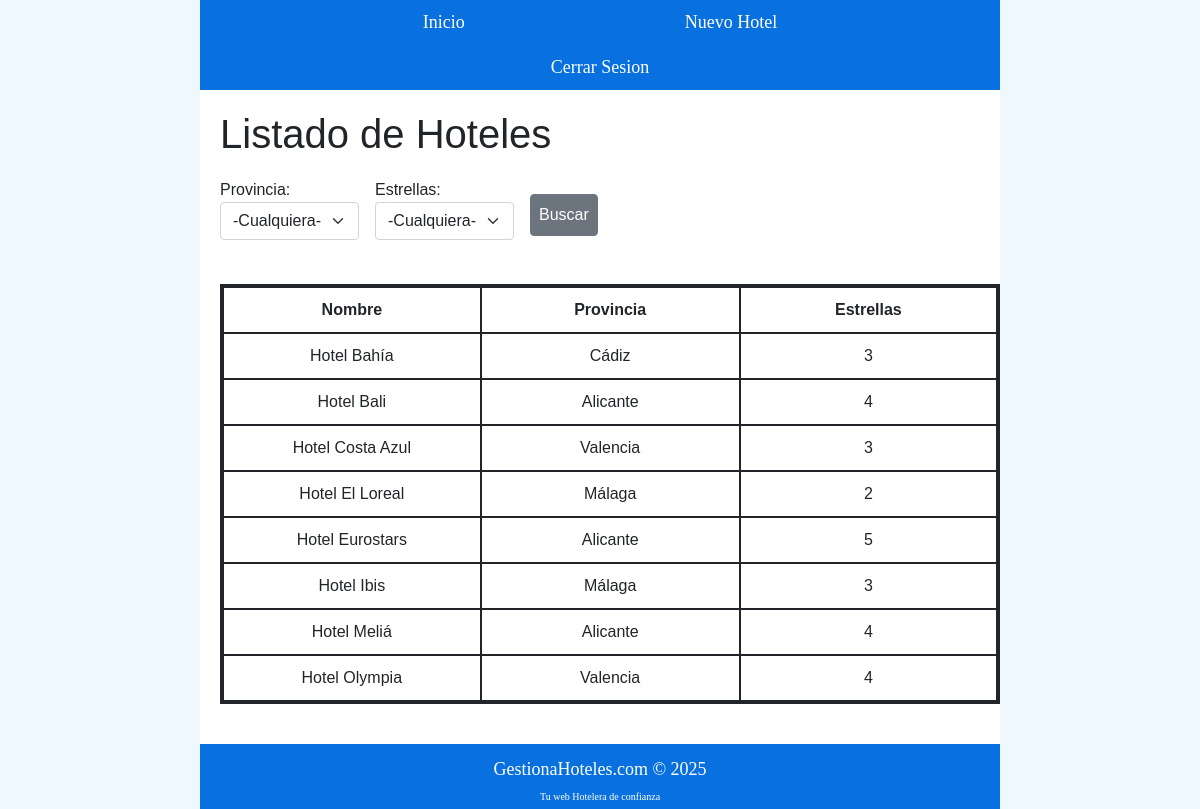
/index.php (signed in), run on the app's committed database.
### tables this page shows
CREATE TABLE `hoteles` (
  `id` int(11) NOT NULL,
  `nombre` varchar(100) NOT NULL,
  `provincia` varchar(50) NOT NULL,
  `estrellas` int(11) NOT NULL
);

### index.php (the view, shortened to what this page needs)
<?php
include "cabecera.inc.php";
?>
    <header>
        <h1>Listado de Hoteles</h1>
    </header>
    <main>
        <form action="<?php echo $_SERVER['PHP_SELF']; ?>" method="request">
            <div class="row row-cols-auto gx-3">
                <div class="col">
                    <label>Provincia:
                        <select class="form-select" aria-label="Provincia" name="provincia">
                            <option value="" selected>-Cualquiera-</option>
                        </select>
                    </label>
                </div>
                <div class="col">
                    <label>Estrellas:
                        <select class="form-select" aria-label="Estrellas" name="estrellas">
                            <option value="" selected>-Cualquiera-</option>
                        </select>
                    </label>
                </div>
                <div class="col-1 pt-2 d-grid col">
                    <input class="p-2 my-2 btn btn-secondary" type="submit" value="Buscar">
                </div>
            </div>
        </form>
        <?php
            function conexion() {
                $host="localhost";
                $nombreBD="hoteles";
                $usuario="root";
                $password="";
                $pdo= new PDO("mysql:host=$host;dbname=$nombreBD;charset=utf8",$usuario,$password);
                return $pdo;
            }
            $pdo=conexion();
            $provincia=$_REQUEST['provincia'] ?? '';
            $estrellas=$_REQUEST['estrellas'] ?? '';
            if ($provincia !== '' && $estrellas !== '')  {
                $consulta=$pdo->prepare("SELECT * FROM hoteles WHERE provincia = :provincia AND estrellas >= :estrellas ORDER BY nombre");
                $consulta->bindParam('provincia', $provincia);
                $consulta->bindParam('estrellas', $estrellas);
            } elseif ($provincia !== '') {
                $consulta=$pdo->prepare("SELECT * FROM hoteles WHERE provincia = :provincia ORDER BY nombre");
                $consulta->bindParam('provincia', $provincia);
            } elseif ($estrellas !== '') {
                $consulta=$pdo->prepare("SELECT * FROM hoteles WHERE estrellas >= :estrellas ORDER BY nombre");
                $consulta->bindParam('estrellas', $estrellas);
            } else {
                $consulta=$pdo->prepare("SELECT * FROM hoteles ORDER BY nombre");
            }
            $consulta->execute();
            $hoteles=$consulta->fetchall(PDO::FETCH_ASSOC);
                if(count($hoteles)> 0) {
                    echo "<table>";
                    echo "<tr>";
                    echo "<th>Nombre</th>";
                    echo "<th>Provincia</th>";
                    echo "<th>Estrellas</th>";
                    echo "</tr>";
                    foreach($hoteles as $hotel) {
                        echo "<tr>";
                        echo "<td>" . htmlspecialchars($hotel['nombre']) ."</td>";
                        echo "<td>" . htmlspecialchars($hotel['provincia']) ."</td>";
                        echo "<td>" . htmlspecialchars($hotel['estrellas']) ."</td>";
                        echo "</tr>";
                    }
                    echo "</table>";
                } else {
                    echo "<br><p>--No se han encontrado Hoteles--</p>";
                }
        ?>
    </main>
<?php
include "footer.inc.php";
?>

### cabecera.inc.php (shortened to what this page needs)
<!DOCTYPE html>
<html lang="es">
    <head>
        <link href="https://cdn.jsdelivr.net/npm/bootstrap@5.1.3/dist/css/bootstrap.min.css" rel="stylesheet">
        <link rel="stylesheet" href="./css/estilos.css">
    </head>
    <body>
        <nav>
            <ul>
                <li><a href="index.php">Inicio</a></li>
                <li><a href="nuevo_hotel.php">Nuevo Hotel</a></li>
                <li><a href="logout.php">Cerrar Sesion</a></li>
            </ul>
        </nav>

### footer.inc.php
        <footer>
            <h3>GestionaHoteles.com &copy; <?php echo date("Y"); ?></h3>
            <p>Tu web Hotelera de confianza</p>
        </footer>
    </body>
</html>

### css/estilos.css (style rules this page uses)
html, body { height: 100%; margin: 0; }
body { display: flex; flex-direction: column; background-color: aliceblue; }
nav ul { list-style-type:none; background-color:rgb(8, 112, 223); text-align: center; margin: 0; padding: 0; margin-left:200px; margin-right:200px; }
nav li { display:inline; }
nav a { display:inline-block; font-family: Georgia, 'Times New Roman', Times, serif; font-size:large; text-decoration:none; color:white; padding:0.5em 3em; margin:0 3em; }
header { font-family: 'Franklin Gothic Medium', 'Arial Narrow', Arial, sans-serif; background-color: white; margin-left:200px; margin-right:200px; }
header h1 { margin-top:20px; margin-bottom:20px; margin-left:20px; }
main { font-family: 'Lucida Sans', 'Lucida Sans Regular', 'Lucida Grande', 'Lucida Sans Unicode', Geneva, Verdana, sans-serif; background-color: white; margin-left:200px; margin-right:200px; flex: 1; }
main form, p { margin-left:20px; }
table, th, td { text-align:center; width:300px; }
table { margin-top: 40px; margin-bottom: 40px; margin-left:20px; border: 4px solid; border-collapse: collapse; width: auto; }
th, td { border: 2px solid; padding: 10px; }
footer { background-color:rgb(8, 112, 223); text-align: center; margin: 0; padding: 5px; height: 65px; margin-left:200px; margin-right:200px; position: relative; bottom: 0; }
footer h3 { font-family: 'Georgia', serif; font-size: large; color: white; margin-top: 10px; }
footer p { font-family: 'Georgia', serif; font-size: x-small; color: white; margin: 0; }

### data on the page
hoteles: nombre "Hotel Bahía", provincia "Cádiz", estrellas "3"
hoteles: nombre "Hotel Bali", provincia "Alicante", estrellas "4"
hoteles: nombre "Hotel Costa Azul", provincia "Valencia", estrellas "3"
hoteles: nombre "Hotel El Loreal", provincia "Málaga", estrellas "2"
hoteles: nombre "Hotel Eurostars", provincia "Alicante", estrellas "5"
hoteles: nombre "Hotel Ibis", provincia "Málaga", estrellas "3"
hoteles: nombre "Hotel Meliá", provincia "Alicante", estrellas "4"
hoteles: nombre "Hotel Olympia", provincia "Valencia", estrellas "4"
